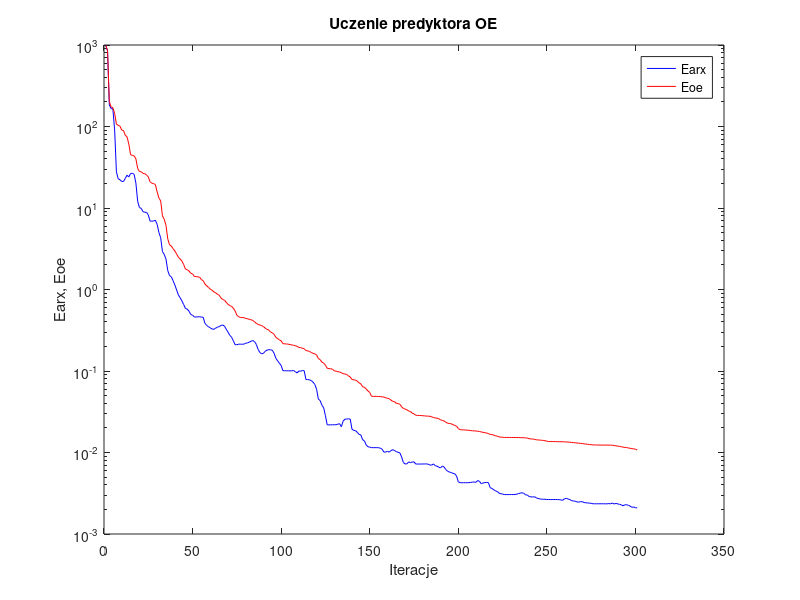
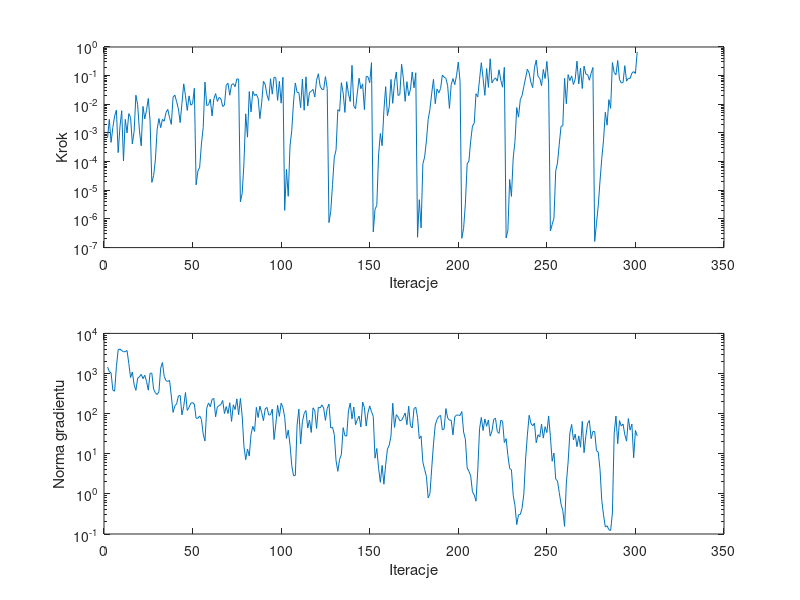

Reproduce these figures in MATLAB, in order.
%uczenie predyktora oe
clear all;
n=0; farx(n+1)=9.860323e+002; foe(n+1)=9.855664e+002; wspucz(n+1)=0.000000e+000; ng(n+1)=0.000000e+000;
%odnowa zmiennej metryki
n=1; farx(n+1)=8.456741e+002; foe(n+1)=8.596006e+002; krok(n+1)=6.767654e-004; ng(n+1)=1.444128e+003;
n=2; farx(n+1)=1.837597e+002; foe(n+1)=2.019451e+002; krok(n+1)=2.973498e-003; ng(n+1)=1.123291e+003;
n=3; farx(n+1)=1.657420e+002; foe(n+1)=1.742911e+002; krok(n+1)=4.704542e-004; ng(n+1)=1.032743e+003;
n=4; farx(n+1)=1.645002e+002; foe(n+1)=1.701831e+002; krok(n+1)=1.563719e-003; ng(n+1)=3.839428e+002;
n=5; farx(n+1)=9.102501e+001; foe(n+1)=1.451944e+002; krok(n+1)=3.899772e-003; ng(n+1)=3.626270e+002;
n=6; farx(n+1)=2.785628e+001; foe(n+1)=1.070183e+002; krok(n+1)=6.293742e-003; ng(n+1)=1.479952e+003;
n=7; farx(n+1)=2.287246e+001; foe(n+1)=1.035475e+002; krok(n+1)=2.064885e-004; ng(n+1)=3.944627e+003;
n=8; farx(n+1)=2.221894e+001; foe(n+1)=1.009018e+002; krok(n+1)=1.624224e-003; ng(n+1)=4.072977e+003;
n=9; farx(n+1)=2.118888e+001; foe(n+1)=9.043679e+001; krok(n+1)=5.977052e-003; ng(n+1)=3.719144e+003;
n=10; farx(n+1)=2.113816e+001; foe(n+1)=8.928916e+001; krok(n+1)=1.059505e-004; ng(n+1)=3.504560e+003;
n=11; farx(n+1)=2.307644e+001; foe(n+1)=7.828638e+001; krok(n+1)=2.983603e-003; ng(n+1)=3.497791e+003;
n=12; farx(n+1)=2.525369e+001; foe(n+1)=7.449113e+001; krok(n+1)=1.003628e-003; ng(n+1)=3.748439e+003;
n=13; farx(n+1)=2.404066e+001; foe(n+1)=6.112193e+001; krok(n+1)=4.718270e-003; ng(n+1)=1.783942e+003;
n=14; farx(n+1)=2.650566e+001; foe(n+1)=4.507872e+001; krok(n+1)=3.419137e-003; ng(n+1)=7.924528e+002;
n=15; farx(n+1)=2.666330e+001; foe(n+1)=4.427462e+001; krok(n+1)=4.129769e-004; ng(n+1)=1.091522e+003;
n=16; farx(n+1)=2.593649e+001; foe(n+1)=4.359572e+001; krok(n+1)=1.141051e-003; ng(n+1)=5.280195e+002;
n=17; farx(n+1)=2.021542e+001; foe(n+1)=4.009770e+001; krok(n+1)=2.079162e-002; ng(n+1)=3.813137e+002;
n=18; farx(n+1)=1.210262e+001; foe(n+1)=3.058515e+001; krok(n+1)=9.602589e-003; ng(n+1)=7.679611e+002;
n=19; farx(n+1)=1.011950e+001; foe(n+1)=2.806619e+001; krok(n+1)=1.194415e-003; ng(n+1)=8.222998e+002;
n=20; farx(n+1)=9.916992e+000; foe(n+1)=2.784337e+001; krok(n+1)=3.569431e-004; ng(n+1)=9.559799e+002;
n=21; farx(n+1)=9.031620e+000; foe(n+1)=2.662201e+001; krok(n+1)=8.442897e-003; ng(n+1)=7.448201e+002;
n=22; farx(n+1)=8.862757e+000; foe(n+1)=2.637705e+001; krok(n+1)=3.096691e-003; ng(n+1)=9.066516e+002;
n=23; farx(n+1)=8.850601e+000; foe(n+1)=2.548656e+001; krok(n+1)=6.192369e-003; ng(n+1)=6.377102e+002;
n=24; farx(n+1)=8.225167e+000; foe(n+1)=2.410591e+001; krok(n+1)=1.598198e-002; ng(n+1)=3.844088e+002;
n=25; farx(n+1)=6.909134e+000; foe(n+1)=2.098046e+001; krok(n+1)=2.621411e-003; ng(n+1)=1.017713e+003;
%odnowa zmiennej metryki
n=26; farx(n+1)=6.888919e+000; foe(n+1)=2.016085e+001; krok(n+1)=1.886606e-005; ng(n+1)=1.019285e+003;
n=27; farx(n+1)=6.928527e+000; foe(n+1)=1.991806e+001; krok(n+1)=3.223481e-005; ng(n+1)=4.109058e+002;
n=28; farx(n+1)=7.086568e+000; foe(n+1)=1.942669e+001; krok(n+1)=1.144049e-004; ng(n+1)=3.294044e+002;
n=29; farx(n+1)=6.295641e+000; foe(n+1)=1.572229e+001; krok(n+1)=1.320749e-003; ng(n+1)=2.993283e+002;
n=30; farx(n+1)=5.002117e+000; foe(n+1)=1.323128e+001; krok(n+1)=3.188662e-003; ng(n+1)=3.515794e+002;
n=31; farx(n+1)=4.314961e+000; foe(n+1)=1.222494e+001; krok(n+1)=1.529718e-003; ng(n+1)=1.364314e+003;
n=32; farx(n+1)=2.910384e+000; foe(n+1)=8.007336e+000; krok(n+1)=2.999882e-003; ng(n+1)=1.882816e+003;
n=33; farx(n+1)=2.698372e+000; foe(n+1)=7.278043e+000; krok(n+1)=2.568725e-003; ng(n+1)=8.415941e+002;
n=34; farx(n+1)=2.356941e+000; foe(n+1)=6.103407e+000; krok(n+1)=5.167850e-003; ng(n+1)=6.640039e+002;
n=35; farx(n+1)=1.701488e+000; foe(n+1)=4.160557e+000; krok(n+1)=6.669234e-003; ng(n+1)=6.336218e+002;
n=36; farx(n+1)=1.482023e+000; foe(n+1)=3.538742e+000; krok(n+1)=3.442371e-003; ng(n+1)=6.770875e+002;
n=37; farx(n+1)=1.430614e+000; foe(n+1)=3.413205e+000; krok(n+1)=1.995464e-003; ng(n+1)=2.744877e+002;
n=38; farx(n+1)=1.282232e+000; foe(n+1)=3.167153e+000; krok(n+1)=1.779884e-002; ng(n+1)=1.073628e+002;
n=39; farx(n+1)=1.134706e+000; foe(n+1)=2.973378e+000; krok(n+1)=2.085811e-002; ng(n+1)=1.564030e+002;
n=40; farx(n+1)=9.866743e-001; foe(n+1)=2.726136e+000; krok(n+1)=1.226153e-002; ng(n+1)=1.750039e+002;
n=41; farx(n+1)=8.549498e-001; foe(n+1)=2.484573e+000; krok(n+1)=6.951230e-003; ng(n+1)=2.776865e+002;
n=42; farx(n+1)=7.918012e-001; foe(n+1)=2.367151e+000; krok(n+1)=2.304382e-003; ng(n+1)=2.819550e+002;
n=43; farx(n+1)=7.217058e-001; foe(n+1)=2.228631e+000; krok(n+1)=1.078150e-002; ng(n+1)=9.282812e+001;
n=44; farx(n+1)=6.518420e-001; foe(n+1)=2.016607e+000; krok(n+1)=5.180633e-002; ng(n+1)=1.519289e+002;
n=45; farx(n+1)=5.833123e-001; foe(n+1)=1.781733e+000; krok(n+1)=1.981414e-002; ng(n+1)=3.363656e+002;
n=46; farx(n+1)=5.745749e-001; foe(n+1)=1.748105e+000; krok(n+1)=6.100588e-003; ng(n+1)=1.200760e+002;
n=47; farx(n+1)=5.415349e-001; foe(n+1)=1.684426e+000; krok(n+1)=1.970594e-002; ng(n+1)=1.435855e+002;
n=48; farx(n+1)=4.932211e-001; foe(n+1)=1.584965e+000; krok(n+1)=9.344559e-003; ng(n+1)=1.822901e+002;
n=49; farx(n+1)=4.830604e-001; foe(n+1)=1.551884e+000; krok(n+1)=1.048565e-002; ng(n+1)=1.882306e+002;
n=50; farx(n+1)=4.595126e-001; foe(n+1)=1.444280e+000; krok(n+1)=3.618094e-002; ng(n+1)=1.720440e+002;
%odnowa zmiennej metryki
n=51; farx(n+1)=4.599531e-001; foe(n+1)=1.440431e+000; krok(n+1)=1.549259e-005; ng(n+1)=7.671654e+001;
n=52; farx(n+1)=4.614548e-001; foe(n+1)=1.429082e+000; krok(n+1)=4.685521e-005; ng(n+1)=7.678556e+001;
n=53; farx(n+1)=4.640528e-001; foe(n+1)=1.412386e+000; krok(n+1)=6.375927e-005; ng(n+1)=8.757104e+001;
n=54; farx(n+1)=4.576071e-001; foe(n+1)=1.322485e+000; krok(n+1)=4.114508e-004; ng(n+1)=7.154995e+001;
n=55; farx(n+1)=4.569672e-001; foe(n+1)=1.278881e+000; krok(n+1)=1.556794e-003; ng(n+1)=3.070440e+001;
n=56; farx(n+1)=3.834235e-001; foe(n+1)=1.167162e+000; krok(n+1)=5.962927e-002; ng(n+1)=2.082101e+001;
n=57; farx(n+1)=3.619585e-001; foe(n+1)=1.109465e+000; krok(n+1)=9.082851e-003; ng(n+1)=1.368435e+002;
n=58; farx(n+1)=3.496940e-001; foe(n+1)=1.061751e+000; krok(n+1)=9.636858e-003; ng(n+1)=1.847231e+002;
n=59; farx(n+1)=3.383806e-001; foe(n+1)=1.010730e+000; krok(n+1)=1.506159e-002; ng(n+1)=1.485536e+002;
n=60; farx(n+1)=3.277526e-001; foe(n+1)=9.787999e-001; krok(n+1)=3.941672e-003; ng(n+1)=2.275191e+002;
n=61; farx(n+1)=3.245082e-001; foe(n+1)=9.366043e-001; krok(n+1)=1.526430e-002; ng(n+1)=2.396826e+002;
n=62; farx(n+1)=3.350063e-001; foe(n+1)=9.087229e-001; krok(n+1)=2.362755e-002; ng(n+1)=8.359067e+001;
n=63; farx(n+1)=3.450540e-001; foe(n+1)=8.761204e-001; krok(n+1)=1.263902e-002; ng(n+1)=1.473467e+002;
n=64; farx(n+1)=3.502407e-001; foe(n+1)=8.502037e-001; krok(n+1)=1.740861e-002; ng(n+1)=1.589747e+002;
n=65; farx(n+1)=3.621315e-001; foe(n+1)=7.905529e-001; krok(n+1)=1.540553e-002; ng(n+1)=1.691401e+002;
n=66; farx(n+1)=3.669281e-001; foe(n+1)=7.541359e-001; krok(n+1)=8.402186e-003; ng(n+1)=2.132879e+002;
n=67; farx(n+1)=3.558927e-001; foe(n+1)=7.386570e-001; krok(n+1)=9.454744e-003; ng(n+1)=1.005093e+002;
n=68; farx(n+1)=3.253130e-001; foe(n+1)=6.959871e-001; krok(n+1)=4.663645e-002; ng(n+1)=1.498847e+002;
n=69; farx(n+1)=3.000737e-001; foe(n+1)=6.576240e-001; krok(n+1)=5.421512e-002; ng(n+1)=1.009815e+002;
n=70; farx(n+1)=2.743884e-001; foe(n+1)=6.351409e-001; krok(n+1)=2.080275e-002; ng(n+1)=1.876097e+002;
n=71; farx(n+1)=2.599570e-001; foe(n+1)=6.207098e-001; krok(n+1)=4.834060e-002; ng(n+1)=6.399911e+001;
n=72; farx(n+1)=2.351019e-001; foe(n+1)=5.905445e-001; krok(n+1)=5.234463e-002; ng(n+1)=1.660316e+002;
n=73; farx(n+1)=2.102942e-001; foe(n+1)=5.466760e-001; krok(n+1)=4.111242e-002; ng(n+1)=1.264177e+002;
n=74; farx(n+1)=2.100163e-001; foe(n+1)=4.832005e-001; krok(n+1)=7.700420e-002; ng(n+1)=2.337062e+002;
n=75; farx(n+1)=2.136877e-001; foe(n+1)=4.633293e-001; krok(n+1)=7.551359e-002; ng(n+1)=9.387532e+001;
%odnowa zmiennej metryki
n=76; farx(n+1)=2.132329e-001; foe(n+1)=4.542453e-001; krok(n+1)=3.954660e-006; ng(n+1)=2.386825e+002;
n=77; farx(n+1)=2.131472e-001; foe(n+1)=4.522079e-001; krok(n+1)=7.760930e-006; ng(n+1)=8.761704e+001;
n=78; farx(n+1)=2.136703e-001; foe(n+1)=4.513517e-001; krok(n+1)=8.836179e-005; ng(n+1)=1.514075e+001;
n=79; farx(n+1)=2.192005e-001; foe(n+1)=4.417265e-001; krok(n+1)=4.649896e-003; ng(n+1)=7.127832e+000;
n=80; farx(n+1)=2.213230e-001; foe(n+1)=4.373365e-001; krok(n+1)=7.138862e-004; ng(n+1)=1.313046e+001;
n=81; farx(n+1)=2.261193e-001; foe(n+1)=4.309490e-001; krok(n+1)=2.779047e-002; ng(n+1)=8.749165e+000;
n=82; farx(n+1)=2.313533e-001; foe(n+1)=4.250612e-001; krok(n+1)=5.433546e-003; ng(n+1)=3.036330e+001;
n=83; farx(n+1)=2.365926e-001; foe(n+1)=4.171401e-001; krok(n+1)=2.835564e-002; ng(n+1)=4.834924e+001;
n=84; farx(n+1)=2.291341e-001; foe(n+1)=4.013222e-001; krok(n+1)=2.014462e-002; ng(n+1)=3.600921e+001;
n=85; farx(n+1)=2.116738e-001; foe(n+1)=3.843313e-001; krok(n+1)=2.261999e-002; ng(n+1)=1.433799e+002;
n=86; farx(n+1)=1.842226e-001; foe(n+1)=3.729142e-001; krok(n+1)=1.622219e-002; ng(n+1)=8.002751e+001;
n=87; farx(n+1)=1.682826e-001; foe(n+1)=3.660740e-001; krok(n+1)=3.159755e-003; ng(n+1)=1.540395e+002;
n=88; farx(n+1)=1.627739e-001; foe(n+1)=3.615889e-001; krok(n+1)=1.121665e-002; ng(n+1)=1.067398e+002;
n=89; farx(n+1)=1.649573e-001; foe(n+1)=3.500423e-001; krok(n+1)=6.306675e-002; ng(n+1)=6.677680e+001;
n=90; farx(n+1)=1.747173e-001; foe(n+1)=3.358344e-001; krok(n+1)=4.904612e-002; ng(n+1)=1.313810e+002;
n=91; farx(n+1)=1.801264e-001; foe(n+1)=3.246468e-001; krok(n+1)=2.138537e-002; ng(n+1)=1.429920e+002;
n=92; farx(n+1)=1.829498e-001; foe(n+1)=3.182217e-001; krok(n+1)=1.352965e-002; ng(n+1)=9.257158e+001;
n=93; farx(n+1)=1.820781e-001; foe(n+1)=3.009994e-001; krok(n+1)=7.786028e-002; ng(n+1)=9.382309e+001;
n=94; farx(n+1)=1.797534e-001; foe(n+1)=2.941612e-001; krok(n+1)=2.265123e-002; ng(n+1)=1.301006e+002;
n=95; farx(n+1)=1.650642e-001; foe(n+1)=2.821994e-001; krok(n+1)=8.892157e-002; ng(n+1)=2.267006e+001;
n=96; farx(n+1)=1.438648e-001; foe(n+1)=2.596886e-001; krok(n+1)=8.452792e-002; ng(n+1)=5.529506e+001;
n=97; farx(n+1)=1.334368e-001; foe(n+1)=2.494817e-001; krok(n+1)=1.370601e-002; ng(n+1)=1.614026e+002;
n=98; farx(n+1)=1.245544e-001; foe(n+1)=2.410419e-001; krok(n+1)=6.345427e-002; ng(n+1)=8.558587e+001;
n=99; farx(n+1)=1.170844e-001; foe(n+1)=2.345373e-001; krok(n+1)=1.095618e-002; ng(n+1)=1.823753e+002;
n=100; farx(n+1)=1.008694e-001; foe(n+1)=2.163835e-001; krok(n+1)=8.764941e-002; ng(n+1)=1.432787e+002;
%odnowa zmiennej metryki
n=101; farx(n+1)=1.008211e-001; foe(n+1)=2.155737e-001; krok(n+1)=1.991040e-006; ng(n+1)=8.077793e+001;
n=102; farx(n+1)=1.005796e-001; foe(n+1)=2.143749e-001; krok(n+1)=5.337612e-005; ng(n+1)=2.409315e+001;
n=103; farx(n+1)=1.004736e-001; foe(n+1)=2.139576e-001; krok(n+1)=6.159596e-006; ng(n+1)=3.893254e+001;
n=104; farx(n+1)=1.005684e-001; foe(n+1)=2.104255e-001; krok(n+1)=3.505202e-004; ng(n+1)=1.682552e+001;
n=105; farx(n+1)=1.005283e-001; foe(n+1)=2.093118e-001; krok(n+1)=1.228039e-003; ng(n+1)=5.070154e+000;
n=106; farx(n+1)=1.014861e-001; foe(n+1)=2.067170e-001; krok(n+1)=1.210728e-002; ng(n+1)=2.826734e+000;
n=107; farx(n+1)=9.821361e-002; foe(n+1)=2.040403e-001; krok(n+1)=5.558094e-002; ng(n+1)=2.874188e+000;
n=108; farx(n+1)=9.466270e-002; foe(n+1)=2.009304e-001; krok(n+1)=2.610023e-002; ng(n+1)=5.183336e+001;
n=109; farx(n+1)=9.990523e-002; foe(n+1)=1.947079e-001; krok(n+1)=2.570124e-002; ng(n+1)=1.296337e+002;
n=110; farx(n+1)=9.969020e-002; foe(n+1)=1.938006e-001; krok(n+1)=7.627492e-003; ng(n+1)=1.765975e+001;
n=111; farx(n+1)=1.011945e-001; foe(n+1)=1.901046e-001; krok(n+1)=7.557928e-002; ng(n+1)=6.338316e+001;
n=112; farx(n+1)=1.009534e-001; foe(n+1)=1.881006e-001; krok(n+1)=6.192369e-003; ng(n+1)=1.012583e+002;
n=113; farx(n+1)=7.844130e-002; foe(n+1)=1.779678e-001; krok(n+1)=9.091272e-002; ng(n+1)=1.194851e+002;
n=114; farx(n+1)=7.854125e-002; foe(n+1)=1.766184e-001; krok(n+1)=8.692572e-003; ng(n+1)=4.370416e+001;
n=115; farx(n+1)=7.795668e-002; foe(n+1)=1.738291e-001; krok(n+1)=2.592196e-002; ng(n+1)=6.933849e+001;
n=116; farx(n+1)=7.626195e-002; foe(n+1)=1.687114e-001; krok(n+1)=2.854877e-002; ng(n+1)=3.398305e+001;
n=117; farx(n+1)=7.298622e-002; foe(n+1)=1.647598e-001; krok(n+1)=3.329590e-002; ng(n+1)=1.395525e+002;
n=118; farx(n+1)=6.850104e-002; foe(n+1)=1.620595e-001; krok(n+1)=1.792653e-002; ng(n+1)=1.179970e+002;
n=119; farx(n+1)=5.978706e-002; foe(n+1)=1.577630e-001; krok(n+1)=6.918848e-002; ng(n+1)=4.294812e+001;
n=120; farx(n+1)=4.529693e-002; foe(n+1)=1.421306e-001; krok(n+1)=1.160291e-001; ng(n+1)=1.444344e+002;
n=121; farx(n+1)=4.336138e-002; foe(n+1)=1.379562e-001; krok(n+1)=4.331299e-002; ng(n+1)=1.389801e+002;
n=122; farx(n+1)=3.816067e-002; foe(n+1)=1.280890e-001; krok(n+1)=3.353295e-002; ng(n+1)=1.649964e+002;
n=123; farx(n+1)=3.538971e-002; foe(n+1)=1.255434e-001; krok(n+1)=3.264474e-002; ng(n+1)=1.384170e+002;
n=124; farx(n+1)=2.830658e-002; foe(n+1)=1.178826e-001; krok(n+1)=9.228634e-002; ng(n+1)=6.786810e+001;
n=125; farx(n+1)=2.183105e-002; foe(n+1)=1.080404e-001; krok(n+1)=3.571716e-002; ng(n+1)=1.352952e+002;
%odnowa zmiennej metryki
n=126; farx(n+1)=2.182963e-002; foe(n+1)=1.068267e-001; krok(n+1)=7.446527e-007; ng(n+1)=1.731376e+002;
n=127; farx(n+1)=2.184009e-002; foe(n+1)=1.066036e-001; krok(n+1)=1.839785e-006; ng(n+1)=4.385107e+001;
n=128; farx(n+1)=2.188896e-002; foe(n+1)=1.052850e-001; krok(n+1)=1.572983e-005; ng(n+1)=4.600906e+001;
n=129; farx(n+1)=2.189904e-002; foe(n+1)=1.001559e-001; krok(n+1)=1.412779e-004; ng(n+1)=3.007560e+001;
n=130; farx(n+1)=2.190869e-002; foe(n+1)=9.983621e-002; krok(n+1)=2.563269e-004; ng(n+1)=6.683339e+000;
n=131; farx(n+1)=2.224949e-002; foe(n+1)=9.789302e-002; krok(n+1)=6.485153e-003; ng(n+1)=3.653521e+000;
n=132; farx(n+1)=2.257700e-002; foe(n+1)=9.728885e-002; krok(n+1)=5.711090e-003; ng(n+1)=7.266065e+000;
n=133; farx(n+1)=2.071027e-002; foe(n+1)=9.529701e-002; krok(n+1)=5.695205e-002; ng(n+1)=9.538074e+000;
n=134; farx(n+1)=2.428540e-002; foe(n+1)=9.263203e-002; krok(n+1)=2.476948e-002; ng(n+1)=4.471482e+001;
n=135; farx(n+1)=2.558429e-002; foe(n+1)=9.187334e-002; krok(n+1)=5.207429e-003; ng(n+1)=2.827751e+001;
n=136; farx(n+1)=2.578911e-002; foe(n+1)=9.065276e-002; krok(n+1)=6.153853e-002; ng(n+1)=2.754466e+001;
n=137; farx(n+1)=2.590144e-002; foe(n+1)=8.718970e-002; krok(n+1)=2.386882e-002; ng(n+1)=1.173238e+002;
n=138; farx(n+1)=2.567883e-002; foe(n+1)=8.438750e-002; krok(n+1)=1.251065e-002; ng(n+1)=1.833616e+002;
n=139; farx(n+1)=1.926522e-002; foe(n+1)=7.863341e-002; krok(n+1)=2.278082e-001; ng(n+1)=7.359313e+001;
n=140; farx(n+1)=1.870199e-002; foe(n+1)=7.784742e-002; krok(n+1)=8.751130e-003; ng(n+1)=1.459925e+002;
n=141; farx(n+1)=1.853693e-002; foe(n+1)=7.745594e-002; krok(n+1)=6.970444e-003; ng(n+1)=5.293523e+001;
n=142; farx(n+1)=1.764613e-002; foe(n+1)=7.512200e-002; krok(n+1)=2.502768e-002; ng(n+1)=7.072536e+001;
n=143; farx(n+1)=1.665960e-002; foe(n+1)=7.149254e-002; krok(n+1)=8.155575e-002; ng(n+1)=8.662334e+001;
n=144; farx(n+1)=1.644380e-002; foe(n+1)=6.952582e-002; krok(n+1)=3.500452e-002; ng(n+1)=4.634415e+001;
n=145; farx(n+1)=1.430666e-002; foe(n+1)=6.395272e-002; krok(n+1)=5.157588e-002; ng(n+1)=1.948679e+002;
n=146; farx(n+1)=1.391192e-002; foe(n+1)=6.324278e-002; krok(n+1)=6.544675e-003; ng(n+1)=1.414278e+002;
n=147; farx(n+1)=1.239627e-002; foe(n+1)=6.013718e-002; krok(n+1)=9.431389e-002; ng(n+1)=4.896728e+001;
n=148; farx(n+1)=1.177626e-002; foe(n+1)=5.693286e-002; krok(n+1)=9.118713e-002; ng(n+1)=1.054961e+002;
n=149; farx(n+1)=1.163139e-002; foe(n+1)=5.459292e-002; krok(n+1)=5.671128e-002; ng(n+1)=1.560724e+002;
n=150; farx(n+1)=1.147294e-002; foe(n+1)=4.899753e-002; krok(n+1)=2.841626e-001; ng(n+1)=1.113735e+002;
%odnowa zmiennej metryki
n=151; farx(n+1)=1.147122e-002; foe(n+1)=4.883778e-002; krok(n+1)=3.523727e-007; ng(n+1)=8.601792e+001;
n=152; farx(n+1)=1.147273e-002; foe(n+1)=4.882950e-002; krok(n+1)=2.180002e-006; ng(n+1)=7.769766e+000;
n=153; farx(n+1)=1.147473e-002; foe(n+1)=4.880627e-002; krok(n+1)=2.969678e-006; ng(n+1)=1.353225e+001;
n=154; farx(n+1)=1.145481e-002; foe(n+1)=4.867111e-002; krok(n+1)=1.711903e-004; ng(n+1)=4.364174e+000;
n=155; farx(n+1)=1.130332e-002; foe(n+1)=4.853041e-002; krok(n+1)=9.540187e-004; ng(n+1)=1.944277e+000;
n=156; farx(n+1)=1.096539e-002; foe(n+1)=4.822360e-002; krok(n+1)=3.606707e-004; ng(n+1)=5.123165e+000;
n=157; farx(n+1)=1.012787e-002; foe(n+1)=4.783736e-002; krok(n+1)=6.026360e-003; ng(n+1)=1.740199e+000;
n=158; farx(n+1)=1.011545e-002; foe(n+1)=4.702289e-002; krok(n+1)=4.138946e-002; ng(n+1)=5.324319e+000;
n=159; farx(n+1)=1.034472e-002; foe(n+1)=4.623697e-002; krok(n+1)=3.990929e-003; ng(n+1)=1.309750e+001;
n=160; farx(n+1)=1.010175e-002; foe(n+1)=4.570916e-002; krok(n+1)=8.155298e-003; ng(n+1)=1.629962e+001;
n=161; farx(n+1)=1.055705e-002; foe(n+1)=4.393465e-002; krok(n+1)=7.361186e-002; ng(n+1)=2.774128e+001;
n=162; farx(n+1)=1.083468e-002; foe(n+1)=4.243473e-002; krok(n+1)=1.082825e-002; ng(n+1)=1.816925e+002;
n=163; farx(n+1)=1.058900e-002; foe(n+1)=4.205926e-002; krok(n+1)=5.801457e-002; ng(n+1)=4.537375e+001;
n=164; farx(n+1)=1.025021e-002; foe(n+1)=4.017046e-002; krok(n+1)=1.344350e-001; ng(n+1)=9.450073e+001;
n=165; farx(n+1)=1.006491e-002; foe(n+1)=3.977436e-002; krok(n+1)=2.025137e-002; ng(n+1)=8.283397e+001;
n=166; farx(n+1)=9.905046e-003; foe(n+1)=3.906537e-002; krok(n+1)=2.183177e-002; ng(n+1)=6.643888e+001;
n=167; farx(n+1)=8.833393e-003; foe(n+1)=3.641133e-002; krok(n+1)=2.495854e-001; ng(n+1)=6.832762e+001;
n=168; farx(n+1)=7.532917e-003; foe(n+1)=3.466649e-002; krok(n+1)=8.139610e-002; ng(n+1)=8.352494e+001;
n=169; farx(n+1)=7.230747e-003; foe(n+1)=3.416972e-002; krok(n+1)=1.270603e-002; ng(n+1)=1.041126e+002;
n=170; farx(n+1)=7.260470e-003; foe(n+1)=3.340672e-002; krok(n+1)=6.162212e-002; ng(n+1)=5.313099e+001;
n=171; farx(n+1)=7.668141e-003; foe(n+1)=3.225252e-002; krok(n+1)=2.000182e-002; ng(n+1)=1.528328e+002;
n=172; farx(n+1)=7.513726e-003; foe(n+1)=3.188656e-002; krok(n+1)=3.338729e-002; ng(n+1)=5.006521e+001;
n=173; farx(n+1)=7.645564e-003; foe(n+1)=3.036569e-002; krok(n+1)=1.344350e-001; ng(n+1)=4.402821e+001;
n=174; farx(n+1)=7.669640e-003; foe(n+1)=2.977303e-002; krok(n+1)=3.766857e-002; ng(n+1)=1.338720e+002;
n=175; farx(n+1)=7.220129e-003; foe(n+1)=2.861792e-002; krok(n+1)=1.257595e-001; ng(n+1)=1.444093e+002;
%odnowa zmiennej metryki
n=176; farx(n+1)=7.219192e-003; foe(n+1)=2.855113e-002; krok(n+1)=2.292540e-007; ng(n+1)=8.078934e+001;
n=177; farx(n+1)=7.216413e-003; foe(n+1)=2.844547e-002; krok(n+1)=4.687854e-006; ng(n+1)=2.376606e+001;
n=178; farx(n+1)=7.216484e-003; foe(n+1)=2.842978e-002; krok(n+1)=4.896932e-007; ng(n+1)=2.783957e+001;
n=179; farx(n+1)=7.230050e-003; foe(n+1)=2.824996e-002; krok(n+1)=8.388029e-005; ng(n+1)=6.143315e+000;
n=180; farx(n+1)=7.232421e-003; foe(n+1)=2.816463e-002; krok(n+1)=1.437732e-004; ng(n+1)=4.044850e+000;
n=181; farx(n+1)=7.248485e-003; foe(n+1)=2.797966e-002; krok(n+1)=5.322828e-004; ng(n+1)=2.728926e+000;
n=182; farx(n+1)=7.193275e-003; foe(n+1)=2.793498e-002; krok(n+1)=2.972972e-003; ng(n+1)=7.918621e-001;
n=183; farx(n+1)=7.009490e-003; foe(n+1)=2.782873e-002; krok(n+1)=6.669234e-003; ng(n+1)=1.014865e+000;
n=184; farx(n+1)=7.013604e-003; foe(n+1)=2.737515e-002; krok(n+1)=2.452306e-002; ng(n+1)=4.373217e+000;
n=185; farx(n+1)=7.240370e-003; foe(n+1)=2.686946e-002; krok(n+1)=7.445763e-002; ng(n+1)=1.767358e+001;
n=186; farx(n+1)=6.890303e-003; foe(n+1)=2.658035e-002; krok(n+1)=1.048565e-002; ng(n+1)=5.229261e+001;
n=187; farx(n+1)=6.798350e-003; foe(n+1)=2.633713e-002; krok(n+1)=3.432277e-002; ng(n+1)=7.162601e+001;
n=188; farx(n+1)=6.598785e-003; foe(n+1)=2.595383e-002; krok(n+1)=2.521242e-002; ng(n+1)=8.527665e+001;
n=189; farx(n+1)=6.470919e-003; foe(n+1)=2.514611e-002; krok(n+1)=3.542231e-002; ng(n+1)=9.036125e+001;
n=190; farx(n+1)=6.837701e-003; foe(n+1)=2.473984e-002; krok(n+1)=1.047148e-001; ng(n+1)=3.912576e+001;
n=191; farx(n+1)=6.617994e-003; foe(n+1)=2.437073e-002; krok(n+1)=8.892157e-002; ng(n+1)=4.170126e+001;
n=192; farx(n+1)=6.168837e-003; foe(n+1)=2.351305e-002; krok(n+1)=8.097460e-002; ng(n+1)=1.337139e+002;
n=193; farx(n+1)=5.881931e-003; foe(n+1)=2.283009e-002; krok(n+1)=4.446078e-002; ng(n+1)=7.810668e+001;
n=194; farx(n+1)=5.757361e-003; foe(n+1)=2.271145e-002; krok(n+1)=7.162643e-003; ng(n+1)=6.887622e+001;
n=195; farx(n+1)=5.668844e-003; foe(n+1)=2.253180e-002; krok(n+1)=4.852216e-002; ng(n+1)=6.859960e+001;
n=196; farx(n+1)=5.555924e-003; foe(n+1)=2.195228e-002; krok(n+1)=7.887873e-002; ng(n+1)=2.951696e+001;
n=197; farx(n+1)=5.476128e-003; foe(n+1)=2.146478e-002; krok(n+1)=4.838350e-002; ng(n+1)=8.271102e+001;
n=198; farx(n+1)=5.167392e-003; foe(n+1)=2.110544e-002; krok(n+1)=1.003991e-001; ng(n+1)=9.211761e+001;
n=199; farx(n+1)=4.375155e-003; foe(n+1)=1.966096e-002; krok(n+1)=2.978305e-001; ng(n+1)=9.220789e+001;
n=200; farx(n+1)=4.261490e-003; foe(n+1)=1.908383e-002; krok(n+1)=6.244338e-002; ng(n+1)=8.973131e+001;
%odnowa zmiennej metryki
n=201; farx(n+1)=4.260569e-003; foe(n+1)=1.897422e-002; krok(n+1)=2.113629e-007; ng(n+1)=1.128381e+002;
n=202; farx(n+1)=4.260251e-003; foe(n+1)=1.894765e-002; krok(n+1)=4.680051e-007; ng(n+1)=3.485929e+001;
n=203; farx(n+1)=4.259664e-003; foe(n+1)=1.887983e-002; krok(n+1)=3.366585e-006; ng(n+1)=2.305209e+001;
n=204; farx(n+1)=4.259553e-003; foe(n+1)=1.879216e-002; krok(n+1)=8.370634e-005; ng(n+1)=4.449838e+000;
n=205; farx(n+1)=4.267874e-003; foe(n+1)=1.872634e-002; krok(n+1)=1.046783e-004; ng(n+1)=3.656259e+000;
n=206; farx(n+1)=4.297225e-003; foe(n+1)=1.856312e-002; krok(n+1)=5.260648e-004; ng(n+1)=2.811586e+000;
n=207; farx(n+1)=4.328414e-003; foe(n+1)=1.847914e-002; krok(n+1)=1.736904e-003; ng(n+1)=1.127804e+000;
n=208; farx(n+1)=4.348797e-003; foe(n+1)=1.842463e-002; krok(n+1)=2.187783e-003; ng(n+1)=9.405662e-001;
n=209; farx(n+1)=4.307952e-003; foe(n+1)=1.836592e-002; krok(n+1)=2.339865e-002; ng(n+1)=6.586011e-001;
n=210; farx(n+1)=4.535363e-003; foe(n+1)=1.822759e-002; krok(n+1)=1.818608e-002; ng(n+1)=3.938588e+000;
n=211; farx(n+1)=4.408682e-003; foe(n+1)=1.808852e-002; krok(n+1)=7.502825e-002; ng(n+1)=4.180199e+001;
n=212; farx(n+1)=4.136394e-003; foe(n+1)=1.787749e-002; krok(n+1)=2.828655e-001; ng(n+1)=8.031131e+001;
n=213; farx(n+1)=4.230777e-003; foe(n+1)=1.767015e-002; krok(n+1)=8.005809e-002; ng(n+1)=3.794445e+001;
n=214; farx(n+1)=4.280993e-003; foe(n+1)=1.752931e-002; krok(n+1)=2.054980e-002; ng(n+1)=7.356823e+001;
n=215; farx(n+1)=4.288343e-003; foe(n+1)=1.732031e-002; krok(n+1)=1.775417e-001; ng(n+1)=4.847536e+001;
n=216; farx(n+1)=4.273876e-003; foe(n+1)=1.708178e-002; krok(n+1)=3.897625e-002; ng(n+1)=6.957606e+001;
n=217; farx(n+1)=3.698076e-003; foe(n+1)=1.667152e-002; krok(n+1)=3.874329e-001; ng(n+1)=2.746312e+001;
n=218; farx(n+1)=3.624879e-003; foe(n+1)=1.659996e-002; krok(n+1)=5.565015e-002; ng(n+1)=3.664050e+001;
n=219; farx(n+1)=3.493285e-003; foe(n+1)=1.634755e-002; krok(n+1)=7.197563e-002; ng(n+1)=7.169646e+001;
n=220; farx(n+1)=3.379283e-003; foe(n+1)=1.598757e-002; krok(n+1)=8.388517e-002; ng(n+1)=7.700784e+001;
n=221; farx(n+1)=3.329030e-003; foe(n+1)=1.589016e-002; krok(n+1)=6.444366e-002; ng(n+1)=3.571896e+001;
n=222; farx(n+1)=3.172153e-003; foe(n+1)=1.552752e-002; krok(n+1)=1.601162e-001; ng(n+1)=3.209163e+001;
n=223; farx(n+1)=3.121807e-003; foe(n+1)=1.543470e-002; krok(n+1)=6.900644e-002; ng(n+1)=6.836285e+001;
n=224; farx(n+1)=3.092548e-003; foe(n+1)=1.537765e-002; krok(n+1)=3.959818e-002; ng(n+1)=6.433499e+001;
n=225; farx(n+1)=3.045408e-003; foe(n+1)=1.530705e-002; krok(n+1)=1.942977e-001; ng(n+1)=1.906355e+001;
%odnowa zmiennej metryki
n=226; farx(n+1)=3.045546e-003; foe(n+1)=1.530216e-002; krok(n+1)=2.153624e-007; ng(n+1)=2.376125e+001;
n=227; farx(n+1)=3.045592e-003; foe(n+1)=1.530083e-002; krok(n+1)=3.982482e-007; ng(n+1)=9.093862e+000;
n=228; farx(n+1)=3.047437e-003; foe(n+1)=1.528455e-002; krok(n+1)=2.382783e-005; ng(n+1)=4.267428e+000;
n=229; farx(n+1)=3.047607e-003; foe(n+1)=1.528051e-002; krok(n+1)=6.116772e-006; ng(n+1)=4.017837e+000;
n=230; farx(n+1)=3.048225e-003; foe(n+1)=1.527512e-002; krok(n+1)=1.340733e-004; ng(n+1)=9.276083e-001;
n=231; farx(n+1)=3.051650e-003; foe(n+1)=1.527026e-002; krok(n+1)=5.014459e-004; ng(n+1)=5.100653e-001;
n=232; farx(n+1)=3.081305e-003; foe(n+1)=1.526332e-002; krok(n+1)=7.716255e-003; ng(n+1)=1.719020e-001;
n=233; farx(n+1)=3.133299e-003; foe(n+1)=1.525250e-002; krok(n+1)=3.576264e-003; ng(n+1)=3.013859e-001;
n=234; farx(n+1)=3.173271e-003; foe(n+1)=1.521731e-002; krok(n+1)=1.448480e-002; ng(n+1)=3.063244e-001;
n=235; farx(n+1)=3.206517e-003; foe(n+1)=1.520778e-002; krok(n+1)=2.024365e-002; ng(n+1)=4.357752e-001;
n=236; farx(n+1)=3.153792e-003; foe(n+1)=1.516643e-002; krok(n+1)=4.194258e-002; ng(n+1)=9.956765e-001;
n=237; farx(n+1)=3.023052e-003; foe(n+1)=1.511935e-002; krok(n+1)=8.304721e-002; ng(n+1)=7.411466e+000;
n=238; farx(n+1)=3.003396e-003; foe(n+1)=1.504270e-002; krok(n+1)=1.674643e-001; ng(n+1)=2.921799e+001;
n=239; farx(n+1)=2.879697e-003; foe(n+1)=1.475061e-002; krok(n+1)=1.228837e-001; ng(n+1)=9.099180e+001;
n=240; farx(n+1)=2.858192e-003; foe(n+1)=1.467945e-002; krok(n+1)=5.857529e-002; ng(n+1)=5.744611e+001;
n=241; farx(n+1)=2.844553e-003; foe(n+1)=1.462518e-002; krok(n+1)=3.818352e-002; ng(n+1)=4.972276e+001;
n=242; farx(n+1)=2.865343e-003; foe(n+1)=1.453205e-002; krok(n+1)=1.872762e-001; ng(n+1)=5.804187e+001;
n=243; farx(n+1)=2.785142e-003; foe(n+1)=1.432449e-002; krok(n+1)=3.505976e-001; ng(n+1)=1.882889e+001;
n=244; farx(n+1)=2.725569e-003; foe(n+1)=1.426115e-002; krok(n+1)=9.464413e-002; ng(n+1)=2.981178e+001;
n=245; farx(n+1)=2.700473e-003; foe(n+1)=1.420208e-002; krok(n+1)=8.061847e-002; ng(n+1)=2.627584e+001;
n=246; farx(n+1)=2.672304e-003; foe(n+1)=1.413936e-002; krok(n+1)=4.438543e-002; ng(n+1)=5.519497e+001;
n=247; farx(n+1)=2.671590e-003; foe(n+1)=1.405561e-002; krok(n+1)=1.638325e-001; ng(n+1)=2.455220e+001;
n=248; farx(n+1)=2.669060e-003; foe(n+1)=1.394637e-002; krok(n+1)=7.930803e-002; ng(n+1)=4.722100e+001;
n=249; farx(n+1)=2.650967e-003; foe(n+1)=1.376017e-002; krok(n+1)=3.146509e-001; ng(n+1)=3.372654e+001;
n=250; farx(n+1)=2.647207e-003; foe(n+1)=1.363828e-002; krok(n+1)=5.507577e-002; ng(n+1)=8.755289e+001;
%odnowa zmiennej metryki
n=251; farx(n+1)=2.647115e-003; foe(n+1)=1.362789e-002; krok(n+1)=3.805707e-007; ng(n+1)=2.654824e+001;
n=252; farx(n+1)=2.647101e-003; foe(n+1)=1.362670e-002; krok(n+1)=6.404948e-007; ng(n+1)=6.502963e+000;
n=253; farx(n+1)=2.647397e-003; foe(n+1)=1.362094e-002; krok(n+1)=1.052955e-006; ng(n+1)=1.041534e+001;
n=254; farx(n+1)=2.648044e-003; foe(n+1)=1.360664e-002; krok(n+1)=4.789661e-005; ng(n+1)=2.338935e+000;
n=255; farx(n+1)=2.646138e-003; foe(n+1)=1.359153e-002; krok(n+1)=8.923578e-005; ng(n+1)=2.101319e+000;
n=256; farx(n+1)=2.641102e-003; foe(n+1)=1.356740e-002; krok(n+1)=4.050306e-004; ng(n+1)=1.077936e+000;
n=257; farx(n+1)=2.617454e-003; foe(n+1)=1.354933e-002; krok(n+1)=1.708036e-003; ng(n+1)=5.592645e-001;
n=258; farx(n+1)=2.595989e-003; foe(n+1)=1.354077e-002; krok(n+1)=1.775201e-003; ng(n+1)=3.831917e-001;
n=259; farx(n+1)=2.706299e-003; foe(n+1)=1.351086e-002; krok(n+1)=8.061847e-002; ng(n+1)=1.547640e-001;
n=260; farx(n+1)=2.740456e-003; foe(n+1)=1.348656e-002; krok(n+1)=1.041670e-002; ng(n+1)=1.866623e+000;
n=261; farx(n+1)=2.689652e-003; foe(n+1)=1.341827e-002; krok(n+1)=1.079418e-001; ng(n+1)=6.215431e+000;
n=262; farx(n+1)=2.641530e-003; foe(n+1)=1.337626e-002; krok(n+1)=6.736795e-002; ng(n+1)=3.307708e+001;
n=263; farx(n+1)=2.565075e-003; foe(n+1)=1.327552e-002; krok(n+1)=9.790194e-002; ng(n+1)=5.392453e+001;
n=264; farx(n+1)=2.543712e-003; foe(n+1)=1.323205e-002; krok(n+1)=4.904612e-002; ng(n+1)=2.211069e+001;
n=265; farx(n+1)=2.523729e-003; foe(n+1)=1.316407e-002; krok(n+1)=7.572847e-002; ng(n+1)=3.079532e+001;
n=266; farx(n+1)=2.473502e-003; foe(n+1)=1.306209e-002; krok(n+1)=3.213279e-001; ng(n+1)=1.502434e+001;
n=267; farx(n+1)=2.468279e-003; foe(n+1)=1.302510e-002; krok(n+1)=5.157588e-002; ng(n+1)=2.782867e+001;
n=268; farx(n+1)=2.490633e-003; foe(n+1)=1.294013e-002; krok(n+1)=1.827807e-001; ng(n+1)=1.456751e+001;
n=269; farx(n+1)=2.496599e-003; foe(n+1)=1.288251e-002; krok(n+1)=3.557944e-002; ng(n+1)=6.414324e+001;
n=270; farx(n+1)=2.428358e-003; foe(n+1)=1.276102e-002; krok(n+1)=2.155114e-001; ng(n+1)=1.064016e+001;
n=271; farx(n+1)=2.421926e-003; foe(n+1)=1.272065e-002; krok(n+1)=1.134226e-001; ng(n+1)=2.720200e+001;
n=272; farx(n+1)=2.401502e-003; foe(n+1)=1.259968e-002; krok(n+1)=1.091056e-001; ng(n+1)=5.747344e+001;
n=273; farx(n+1)=2.392321e-003; foe(n+1)=1.254216e-002; krok(n+1)=6.918848e-002; ng(n+1)=6.721502e+001;
n=274; farx(n+1)=2.379833e-003; foe(n+1)=1.248026e-002; krok(n+1)=1.221144e-001; ng(n+1)=2.378685e+001;
n=275; farx(n+1)=2.348872e-003; foe(n+1)=1.238335e-002; krok(n+1)=1.919189e-001; ng(n+1)=3.601888e+001;
%odnowa zmiennej metryki
n=276; farx(n+1)=2.348698e-003; foe(n+1)=1.237497e-002; krok(n+1)=1.640833e-007; ng(n+1)=3.568991e+001;
n=277; farx(n+1)=2.348564e-003; foe(n+1)=1.237087e-002; krok(n+1)=6.820257e-007; ng(n+1)=1.202892e+001;
n=278; farx(n+1)=2.348302e-003; foe(n+1)=1.235754e-002; krok(n+1)=2.846672e-006; ng(n+1)=1.097972e+001;
n=279; farx(n+1)=2.349922e-003; foe(n+1)=1.233991e-002; krok(n+1)=2.092658e-005; ng(n+1)=4.090262e+000;
n=280; farx(n+1)=2.349791e-003; foe(n+1)=1.233698e-002; krok(n+1)=1.289393e-004; ng(n+1)=6.844714e-001;
n=281; farx(n+1)=2.348924e-003; foe(n+1)=1.233514e-002; krok(n+1)=5.750926e-004; ng(n+1)=2.963885e-001;
n=282; farx(n+1)=2.346398e-003; foe(n+1)=1.233073e-002; krok(n+1)=5.269205e-003; ng(n+1)=1.493554e-001;
n=283; farx(n+1)=2.345146e-003; foe(n+1)=1.232924e-002; krok(n+1)=1.869974e-003; ng(n+1)=1.607292e-001;
n=284; farx(n+1)=2.363265e-003; foe(n+1)=1.232239e-002; krok(n+1)=1.450364e-002; ng(n+1)=1.279992e-001;
n=285; farx(n+1)=2.343717e-003; foe(n+1)=1.231966e-002; krok(n+1)=7.242402e-003; ng(n+1)=1.221852e-001;
n=286; farx(n+1)=2.400121e-003; foe(n+1)=1.226495e-002; krok(n+1)=2.868466e-001; ng(n+1)=3.329105e-001;
n=287; farx(n+1)=2.331558e-003; foe(n+1)=1.219969e-002; krok(n+1)=1.271551e-001; ng(n+1)=3.155109e+001;
n=288; farx(n+1)=2.374900e-003; foe(n+1)=1.206565e-002; krok(n+1)=1.072012e-001; ng(n+1)=8.733915e+001;
n=289; farx(n+1)=2.341359e-003; foe(n+1)=1.197264e-002; krok(n+1)=3.372291e-001; ng(n+1)=1.780769e+001;
n=290; farx(n+1)=2.313597e-003; foe(n+1)=1.189151e-002; krok(n+1)=7.385489e-002; ng(n+1)=6.689626e+001;
n=291; farx(n+1)=2.280678e-003; foe(n+1)=1.177314e-002; krok(n+1)=5.558094e-002; ng(n+1)=4.907845e+001;
n=292; farx(n+1)=2.221132e-003; foe(n+1)=1.164460e-002; krok(n+1)=5.722022e-002; ng(n+1)=5.515873e+001;
n=293; farx(n+1)=2.279676e-003; foe(n+1)=1.154231e-002; krok(n+1)=2.224394e-001; ng(n+1)=2.994987e+001;
n=294; farx(n+1)=2.289522e-003; foe(n+1)=1.150562e-002; krok(n+1)=6.414287e-002; ng(n+1)=2.063009e+001;
n=295; farx(n+1)=2.246164e-003; foe(n+1)=1.136082e-002; krok(n+1)=8.100548e-002; ng(n+1)=7.528503e+001;
n=296; farx(n+1)=2.200665e-003; foe(n+1)=1.127146e-002; krok(n+1)=7.959957e-002; ng(n+1)=3.890817e+001;
n=297; farx(n+1)=2.124372e-003; foe(n+1)=1.115270e-002; krok(n+1)=1.220211e-001; ng(n+1)=5.509033e+001;
n=298; farx(n+1)=2.147443e-003; foe(n+1)=1.107425e-002; krok(n+1)=1.383770e-001; ng(n+1)=7.940939e+000;
n=299; farx(n+1)=2.099902e-003; foe(n+1)=1.097384e-002; krok(n+1)=1.190847e-001; ng(n+1)=3.819911e+001;
n=300; farx(n+1)=2.092145e-003; foe(n+1)=1.074478e-002; krok(n+1)=6.749097e-001; ng(n+1)=2.784592e+001;

figure; semilogy(farx,'b'); hold on; semilogy(foe,'r'); xlabel('Iteracje'); ylabel('Earx, Eoe'); legend('Earx','Eoe'); title('Uczenie predyktora OE');
figure; subplot(2,1,1); semilogy(krok); xlabel('Iteracje'); ylabel('Krok');
subplot(2,1,2); semilogy(ng); xlabel('Iteracje'); ylabel('Norma gradientu');
Earx=farx(n+1)
Eoe=foe(n+1)
